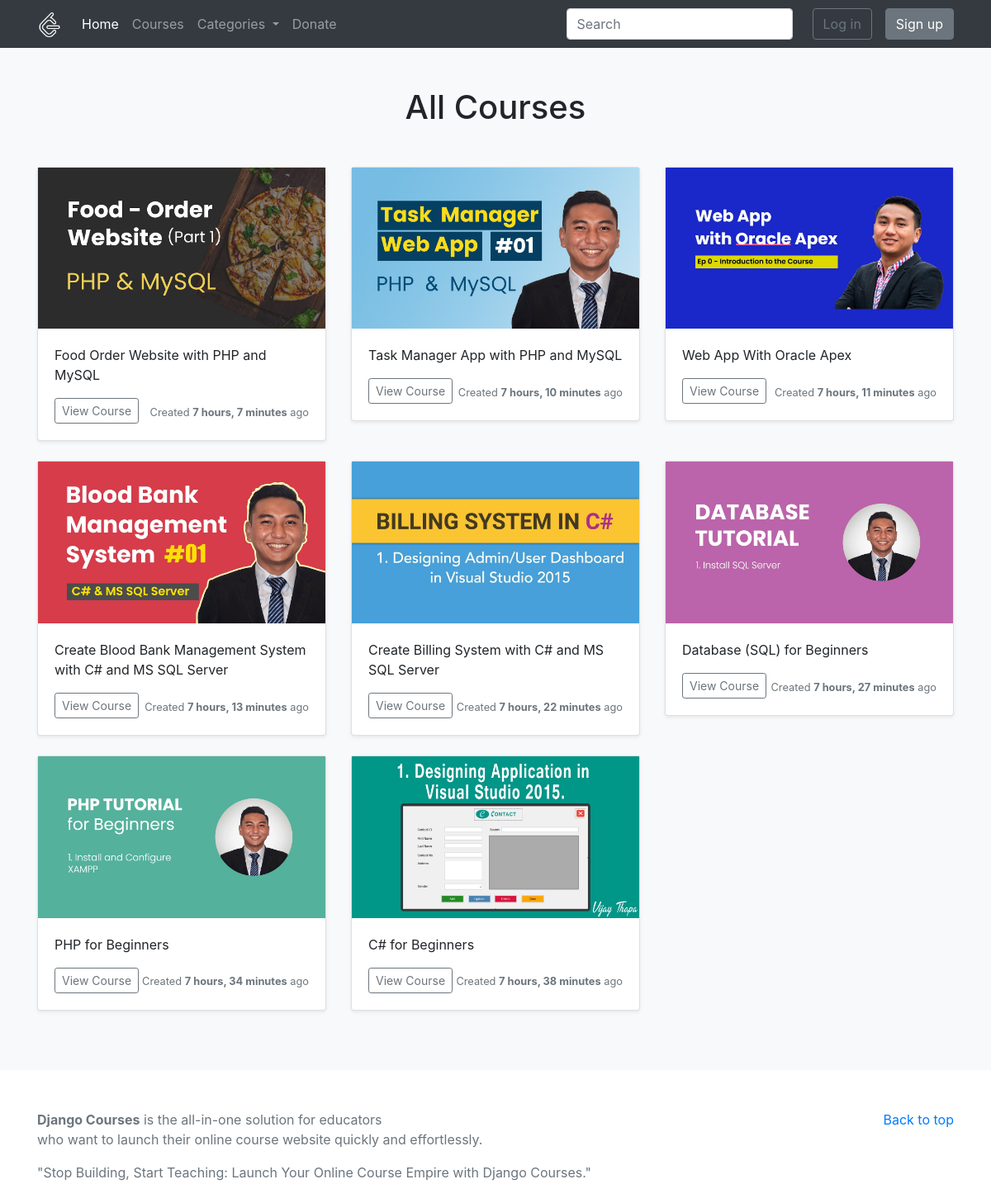
Page /courses/ on the committed database.
### courses/models.py (models this page shows, shortened)
class Course(models.Model):
    course_title = models.CharField(max_length=200, verbose_name="Course Title")
    course_slug = models.SlugField(verbose_name="Course Slug")
    course_description = models.TextField(blank=True, null=True, verbose_name="Course Description")
    course_topic = models.ManyToManyField(Topic, verbose_name="Course Topic")
    course_image = models.ImageField(upload_to="courses/", blank=True, null=True)
    course_is_active = models.CharField(
        choices = IS_ACTIVE,
        default = 'Yes',
        max_length=50,
        verbose_name="Is Active?"
        )
    course_is_featured = models.CharField(
        choices = IS_ACTIVE,
        default = 'Yes',
        max_length=50,
        verbose_name="Is Featured?"
        )
    course_created_at = models.DateTimeField(auto_now_add=True, verbose_name="Created Date")
    course_updated_at = models.DateTimeField(auto_now=True, verbose_name="Updated Date")
    seo_course_title = models.CharField(max_length=60, blank=True, null=True, verbose_name="SEO Course Title (60 Characters Long)")
    seo_course_keywords = models.TextField(blank=True, null=True, verbose_name="SEO for Course Keywords, Separated by Commas")
    seo_course_description = models.TextField(blank=True, null=True, verbose_name="SEO Course Description (160 Characters Long)")
    class Meta:
        ordering = ('-course_created_at', )

### courses/views.py (the view)
# urls.py: path('', include('courses.urls')),
def courses(request):
    courses = Course.objects.filter(course_is_active='Yes')
    context = {
        'courses': courses,
    }
    return render(request, 'courses/courses.html', context)

### courses/context_processors.py (called while the page is built)
def head_menu(request):
    topics = Topic.objects.filter(topic_is_active='Yes')
    context = {
        'topics': topics
    }
    return context

def my_courses(request):
    if request.user.is_authenticated:
        enrolled_courses = Enroll.objects.filter(user=request.user)[:5]
    else:
        enrolled_courses = None
    context = {
        'enrolled_courses': enrolled_courses,
    }
    return context

### courses/models.py (called while the page is built)
    def __str__(self):
        return self.topic_title

### templates/courses/courses.html (shortened to what this page needs)
{% extends 'base.html' %}
{% block content %}
<div class="album py-5 bg-light">
    <div class="container">
      <h1 class="text-center mb-5">All Courses</h1>
      <div class="row">
      {% if courses %}
        {% for course in courses %}
          <div class="col-md-4">
            <div class="card mb-4 shadow-sm">
              <a href="{% url 'course-detail' course.course_slug %}">
              {% if course.course_image %}
              <img src="{{ course.course_image.url }}" class="img-fluid" alt="{{ course.course_title }}">
              {% endif %}
              </a>
              <div class="card-body">
                <p class="card-text">{{ course.course_title }}</p>
                <div class="d-flex justify-content-between align-items-center">
                  <div class="btn-group">
                    <a href="{% url 'course-detail' course.course_slug %}">
                      <button type="button" class="btn btn-sm btn-outline-secondary">View Course</button>
                    <a>
                  </div>
                  <small class="text-muted">Created <strong>{{ course.course_created_at|timesince }}</strong> ago</small>
                </div>
              </div>
            </div>
          </div>
        {% endfor %}
      {% endif %}
      </div>
    </div>
  </div>
{% endblock content %}

### rows in the picture
Course: course_image (picture), course_title "Food Order Website with PHP and MySQL", course_created_at "7 hours, 7 minutes"
Course: course_image (picture), course_title "Task Manager App with PHP and MySQL", course_created_at "7 hours, 10 minutes"
Course: course_image (picture), course_title "Web App With Oracle Apex", course_created_at "7 hours, 11 minutes"
Course: course_image (picture), course_title "Create Blood Bank Management System with C# and MS SQL Server", course_created_at "7 hours, 13 minutes"
Course: course_image (picture), course_title "Create Billing System with C# and MS SQL Server", course_created_at "7 hours, 22 minutes"
Course: course_image (picture), course_title "Database (SQL) for Beginners", course_created_at "7 hours, 27 minutes"
Course: course_image (picture), course_title "PHP for Beginners", course_created_at "7 hours, 34 minutes"
Course: course_image (picture), course_title "C# for Beginners", course_created_at "7 hours, 38 minutes"
